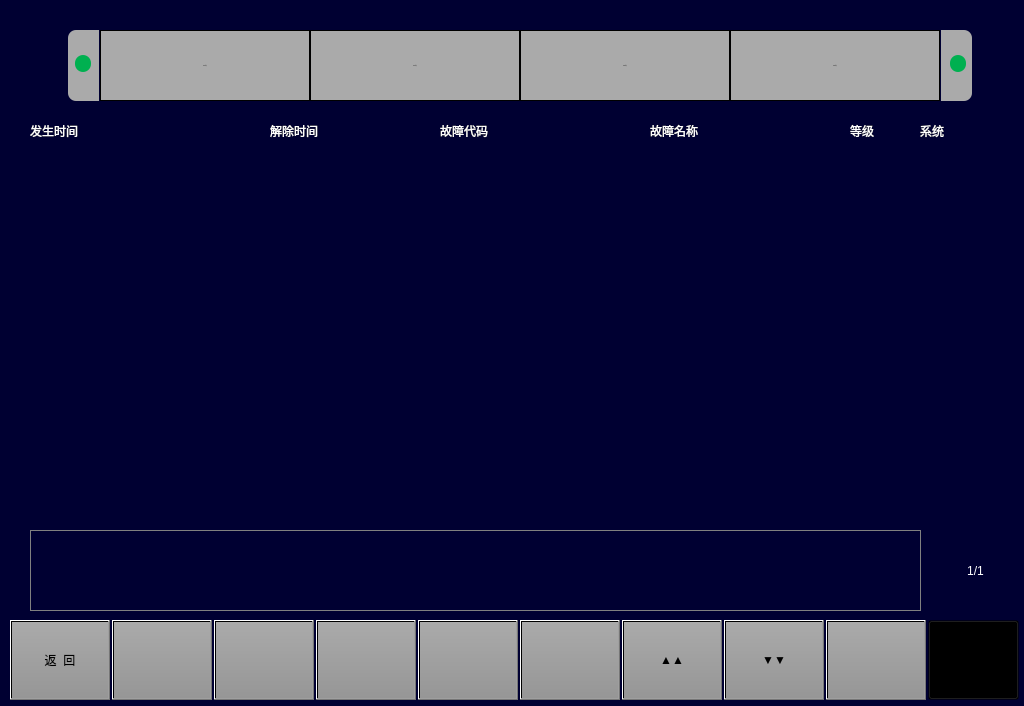
<?xml version="1.0" encoding="UTF-8"?>
<ui version="4.0">
 <class>MaintainceHistoryFaultPage</class>
 <widget class="QWidget" name="MaintainceHistoryFaultPage">
  <property name="geometry">
   <rect>
    <x>0</x>
    <y>0</y>
    <width>1024</width>
    <height>706</height>
   </rect>
  </property>
  <property name="windowTitle">
   <string>Form</string>
  </property>
  <property name="styleSheet">
   <string notr="true">QWidget
{
	background-color:rgb(0,0,50);
}QPushButton
{
font: 20px, &quot;微软雅黑&quot;;
color: black;
background:transparent;
}QLabel
{
font: 20px, &quot;微软雅黑&quot;;
color: black;
background:transparent;
}</string>
  </property>
  <widget class="QLabel" name="LBLTC1">
   <property name="geometry">
    <rect>
     <x>100</x>
     <y>30</y>
     <width>210</width>
     <height>71</height>
    </rect>
   </property>
   <property name="font">
    <font>
     <family>微软雅黑</family>
     <pointsize>-1</pointsize>
     <weight>50</weight>
     <italic>false</italic>
     <bold>false</bold>
    </font>
   </property>
   <property name="styleSheet">
    <string notr="true">background-color:rgb(170,170,170);
border:1px solid black;
font:20px &quot;微软雅黑&quot;;</string>
   </property>
   <property name="text">
    <string>MC1车</string>
   </property>
   <property name="alignment">
    <set>Qt::AlignCenter</set>
   </property>
  </widget>
  <widget class="QLabel" name="LBLMP1">
   <property name="geometry">
    <rect>
     <x>310</x>
     <y>30</y>
     <width>210</width>
     <height>71</height>
    </rect>
   </property>
   <property name="font">
    <font>
     <family>微软雅黑</family>
     <pointsize>-1</pointsize>
     <weight>50</weight>
     <italic>false</italic>
     <bold>false</bold>
    </font>
   </property>
   <property name="styleSheet">
    <string notr="true">background-color:rgb(170,170,170);
border:1px solid black;
font:20px &quot;微软雅黑&quot;;</string>
   </property>
   <property name="text">
    <string>MP1车</string>
   </property>
   <property name="alignment">
    <set>Qt::AlignCenter</set>
   </property>
  </widget>
  <widget class="QLabel" name="LBLM1">
   <property name="geometry">
    <rect>
     <x>520</x>
     <y>30</y>
     <width>210</width>
     <height>71</height>
    </rect>
   </property>
   <property name="font">
    <font>
     <family>微软雅黑</family>
     <pointsize>-1</pointsize>
     <weight>50</weight>
     <italic>false</italic>
     <bold>false</bold>
    </font>
   </property>
   <property name="styleSheet">
    <string notr="true">background-color:rgb(170,170,170);
border:1px solid black;
font:20px &quot;微软雅黑&quot;;</string>
   </property>
   <property name="text">
    <string>MP2车</string>
   </property>
   <property name="alignment">
    <set>Qt::AlignCenter</set>
   </property>
  </widget>
  <widget class="QLabel" name="LBLM2">
   <property name="geometry">
    <rect>
     <x>730</x>
     <y>30</y>
     <width>210</width>
     <height>71</height>
    </rect>
   </property>
   <property name="font">
    <font>
     <family>微软雅黑</family>
     <pointsize>-1</pointsize>
     <weight>50</weight>
     <italic>false</italic>
     <bold>false</bold>
    </font>
   </property>
   <property name="styleSheet">
    <string notr="true">background-color:rgb(170,170,170);
border:1px solid black;
font:20px &quot;微软雅黑&quot;;</string>
   </property>
   <property name="text">
    <string>MC2车</string>
   </property>
   <property name="alignment">
    <set>Qt::AlignCenter</set>
   </property>
  </widget>
  <widget class="QPushButton" name="BTN4">
   <property name="geometry">
    <rect>
     <x>316</x>
     <y>620</y>
     <width>100</width>
     <height>80</height>
    </rect>
   </property>
   <property name="focusPolicy">
    <enum>Qt::NoFocus</enum>
   </property>
   <property name="styleSheet">
    <string notr="true">	font: 20px, &quot;微软雅黑&quot;;
    color: black;
	transparent;background:qlineargradient(spread:pad,x1:0,y1:0,x2:0,y2:1,stop:0 rgba(170,170,170,255),stop:1 rgba(150,150,150,255));
</string>
   </property>
   <property name="text">
    <string/>
   </property>
  </widget>
  <widget class="QPushButton" name="BTN8_Next">
   <property name="geometry">
    <rect>
     <x>724</x>
     <y>620</y>
     <width>100</width>
     <height>80</height>
    </rect>
   </property>
   <property name="focusPolicy">
    <enum>Qt::NoFocus</enum>
   </property>
   <property name="styleSheet">
    <string notr="true">	font: 20px, &quot;微软雅黑&quot;;
    color: black;
	transparent;background:qlineargradient(spread:pad,x1:0,y1:0,x2:0,y2:1,stop:0 rgba(170,170,170,255),stop:1 rgba(150,150,150,255));
</string>
   </property>
   <property name="text">
    <string>▼▼</string>
   </property>
  </widget>
  <widget class="QPushButton" name="returnBtn">
   <property name="geometry">
    <rect>
     <x>10</x>
     <y>620</y>
     <width>100</width>
     <height>80</height>
    </rect>
   </property>
   <property name="focusPolicy">
    <enum>Qt::NoFocus</enum>
   </property>
   <property name="styleSheet">
    <string notr="true">font: 20px, &quot;微软雅黑&quot;;color: black;transparent;background:qlineargradient(spread:pad,x1:0,y1:0,x2:0,y2:1,stop:0 rgba(170,170,170,255),stop:1 rgba(150,150,150,255));</string>
   </property>
   <property name="text">
    <string>返  回</string>
   </property>
  </widget>
  <widget class="QPushButton" name="BTNHome">
   <property name="geometry">
    <rect>
     <x>928</x>
     <y>620</y>
     <width>91</width>
     <height>80</height>
    </rect>
   </property>
   <property name="focusPolicy">
    <enum>Qt::NoFocus</enum>
   </property>
   <property name="styleSheet">
    <string notr="true">border-image: url(:/images/image/Home.png);</string>
   </property>
   <property name="text">
    <string/>
   </property>
  </widget>
  <widget class="QPushButton" name="BTN2Query">
   <property name="geometry">
    <rect>
     <x>112</x>
     <y>620</y>
     <width>100</width>
     <height>80</height>
    </rect>
   </property>
   <property name="focusPolicy">
    <enum>Qt::NoFocus</enum>
   </property>
   <property name="styleSheet">
    <string notr="true">font: 20px, &quot;微软雅黑&quot;;color: black;transparent;background:qlineargradient(spread:pad,x1:0,y1:0,x2:0,y2:1,stop:0 rgba(170,170,170,255),stop:1 rgba(150,150,150,255));</string>
   </property>
   <property name="text">
    <string/>
   </property>
  </widget>
  <widget class="QPushButton" name="BTN5">
   <property name="geometry">
    <rect>
     <x>418</x>
     <y>620</y>
     <width>100</width>
     <height>80</height>
    </rect>
   </property>
   <property name="focusPolicy">
    <enum>Qt::NoFocus</enum>
   </property>
   <property name="styleSheet">
    <string notr="true">	font: 20px, &quot;微软雅黑&quot;;
    color: black;
	transparent;background:qlineargradient(spread:pad,x1:0,y1:0,x2:0,y2:1,stop:0 rgba(170,170,170,255),stop:1 rgba(150,150,150,255));
</string>
   </property>
   <property name="text">
    <string/>
   </property>
  </widget>
  <widget class="QPushButton" name="BTN7_Pre">
   <property name="geometry">
    <rect>
     <x>622</x>
     <y>620</y>
     <width>100</width>
     <height>80</height>
    </rect>
   </property>
   <property name="focusPolicy">
    <enum>Qt::NoFocus</enum>
   </property>
   <property name="styleSheet">
    <string notr="true">	font: 20px, &quot;微软雅黑&quot;;
    color: black;
	transparent;background:qlineargradient(spread:pad,x1:0,y1:0,x2:0,y2:1,stop:0 rgba(170,170,170,255),stop:1 rgba(150,150,150,255));
</string>
   </property>
   <property name="text">
    <string>▲▲</string>
   </property>
  </widget>
  <widget class="QPushButton" name="BTN6">
   <property name="geometry">
    <rect>
     <x>520</x>
     <y>620</y>
     <width>100</width>
     <height>80</height>
    </rect>
   </property>
   <property name="focusPolicy">
    <enum>Qt::NoFocus</enum>
   </property>
   <property name="styleSheet">
    <string notr="true">	font: 20px, &quot;微软雅黑&quot;;
    color: black;
	transparent;background:qlineargradient(spread:pad,x1:0,y1:0,x2:0,y2:1,stop:0 rgba(170,170,170,255),stop:1 rgba(150,150,150,255));
</string>
   </property>
   <property name="text">
    <string/>
   </property>
  </widget>
  <widget class="QPushButton" name="confirmBtn">
   <property name="geometry">
    <rect>
     <x>826</x>
     <y>620</y>
     <width>100</width>
     <height>80</height>
    </rect>
   </property>
   <property name="focusPolicy">
    <enum>Qt::NoFocus</enum>
   </property>
   <property name="styleSheet">
    <string notr="true">	font: 20px, &quot;微软雅黑&quot;;
    color: black;
	transparent;background:qlineargradient(spread:pad,x1:0,y1:0,x2:0,y2:1,stop:0 rgba(170,170,170,255),stop:1 rgba(150,150,150,255));
</string>
   </property>
   <property name="text">
    <string/>
   </property>
  </widget>
  <widget class="QPushButton" name="BTN3">
   <property name="geometry">
    <rect>
     <x>214</x>
     <y>620</y>
     <width>100</width>
     <height>80</height>
    </rect>
   </property>
   <property name="focusPolicy">
    <enum>Qt::NoFocus</enum>
   </property>
   <property name="styleSheet">
    <string notr="true">	font: 20px, &quot;微软雅黑&quot;;
    color: black;
	transparent;background:qlineargradient(spread:pad,x1:0,y1:0,x2:0,y2:1,stop:0 rgba(170,170,170,255),stop:1 rgba(150,150,150,255));
</string>
   </property>
   <property name="text">
    <string/>
   </property>
  </widget>
  <widget class="QLabel" name="LBL_Datail">
   <property name="geometry">
    <rect>
     <x>30</x>
     <y>530</y>
     <width>891</width>
     <height>81</height>
    </rect>
   </property>
   <property name="styleSheet">
    <string notr="true">color:white;
font: 16px, &quot;微软雅黑&quot;;
border:1px solid gray;
</string>
   </property>
   <property name="text">
    <string/>
   </property>
  </widget>
  <widget class="QLabel" name="LBL_Page">
   <property name="geometry">
    <rect>
     <x>940</x>
     <y>530</y>
     <width>71</width>
     <height>81</height>
    </rect>
   </property>
   <property name="styleSheet">
    <string notr="true">color:white;
font: 20px, &quot;微软雅黑&quot;;
</string>
   </property>
   <property name="text">
    <string>1/1</string>
   </property>
   <property name="alignment">
    <set>Qt::AlignCenter</set>
   </property>
  </widget>
  <widget class="QLabel" name="LBLSystem1_7">
   <property name="geometry">
    <rect>
     <x>900</x>
     <y>390</y>
     <width>91</width>
     <height>40</height>
    </rect>
   </property>
   <property name="styleSheet">
    <string notr="true">color:white;
font: 20px, &quot;微软雅黑&quot;;
</string>
   </property>
   <property name="text">
    <string/>
   </property>
   <property name="alignment">
    <set>Qt::AlignCenter</set>
   </property>
  </widget>
  <widget class="QLabel" name="LBLLevel1">
   <property name="geometry">
    <rect>
     <x>850</x>
     <y>150</y>
     <width>51</width>
     <height>40</height>
    </rect>
   </property>
   <property name="styleSheet">
    <string notr="true">color:white;
font: 20px, &quot;微软雅黑&quot;;
</string>
   </property>
   <property name="text">
    <string/>
   </property>
   <property name="alignment">
    <set>Qt::AlignCenter</set>
   </property>
  </widget>
  <widget class="QLabel" name="label_5">
   <property name="geometry">
    <rect>
     <x>920</x>
     <y>120</y>
     <width>51</width>
     <height>21</height>
    </rect>
   </property>
   <property name="styleSheet">
    <string notr="true">color:white;
font: 20px, &quot;微软雅黑&quot;;
</string>
   </property>
   <property name="text">
    <string>系统</string>
   </property>
  </widget>
  <widget class="QPushButton" name="BTN_LINE5">
   <property name="geometry">
    <rect>
     <x>20</x>
     <y>310</y>
     <width>981</width>
     <height>40</height>
    </rect>
   </property>
   <property name="focusPolicy">
    <enum>Qt::NoFocus</enum>
   </property>
   <property name="whatsThis">
    <string>4</string>
   </property>
   <property name="styleSheet">
    <string notr="true">text-align:left;border:1px solid transparent;
</string>
   </property>
   <property name="text">
    <string/>
   </property>
  </widget>
  <widget class="QLabel" name="LBLLevel1_6">
   <property name="geometry">
    <rect>
     <x>850</x>
     <y>350</y>
     <width>51</width>
     <height>40</height>
    </rect>
   </property>
   <property name="styleSheet">
    <string notr="true">color:white;
font: 20px, &quot;微软雅黑&quot;;
</string>
   </property>
   <property name="text">
    <string/>
   </property>
   <property name="alignment">
    <set>Qt::AlignCenter</set>
   </property>
  </widget>
  <widget class="QLabel" name="LBLLevel1_8">
   <property name="geometry">
    <rect>
     <x>850</x>
     <y>430</y>
     <width>51</width>
     <height>40</height>
    </rect>
   </property>
   <property name="styleSheet">
    <string notr="true">color:white;
font: 20px, &quot;微软雅黑&quot;;
</string>
   </property>
   <property name="text">
    <string/>
   </property>
   <property name="alignment">
    <set>Qt::AlignCenter</set>
   </property>
  </widget>
  <widget class="QLabel" name="LBLSystem1">
   <property name="geometry">
    <rect>
     <x>900</x>
     <y>150</y>
     <width>91</width>
     <height>40</height>
    </rect>
   </property>
   <property name="styleSheet">
    <string notr="true">color:white;
font: 20px, &quot;微软雅黑&quot;;
</string>
   </property>
   <property name="text">
    <string/>
   </property>
   <property name="alignment">
    <set>Qt::AlignCenter</set>
   </property>
  </widget>
  <widget class="QLabel" name="LBLLevel1_2">
   <property name="geometry">
    <rect>
     <x>850</x>
     <y>190</y>
     <width>51</width>
     <height>40</height>
    </rect>
   </property>
   <property name="styleSheet">
    <string notr="true">color:white;
font: 20px, &quot;微软雅黑&quot;;
</string>
   </property>
   <property name="text">
    <string/>
   </property>
   <property name="alignment">
    <set>Qt::AlignCenter</set>
   </property>
  </widget>
  <widget class="QPushButton" name="BTN_LINE3">
   <property name="geometry">
    <rect>
     <x>20</x>
     <y>230</y>
     <width>981</width>
     <height>40</height>
    </rect>
   </property>
   <property name="focusPolicy">
    <enum>Qt::NoFocus</enum>
   </property>
   <property name="whatsThis">
    <string>2</string>
   </property>
   <property name="styleSheet">
    <string notr="true">text-align:left;border:1px solid transparent;

</string>
   </property>
   <property name="text">
    <string/>
   </property>
  </widget>
  <widget class="QPushButton" name="BTN_LINE8">
   <property name="geometry">
    <rect>
     <x>20</x>
     <y>430</y>
     <width>981</width>
     <height>40</height>
    </rect>
   </property>
   <property name="focusPolicy">
    <enum>Qt::NoFocus</enum>
   </property>
   <property name="whatsThis">
    <string>7</string>
   </property>
   <property name="styleSheet">
    <string notr="true">text-align:left;border:1px solid transparent;
</string>
   </property>
   <property name="text">
    <string/>
   </property>
  </widget>
  <widget class="QLabel" name="label_2">
   <property name="geometry">
    <rect>
     <x>440</x>
     <y>120</y>
     <width>91</width>
     <height>21</height>
    </rect>
   </property>
   <property name="styleSheet">
    <string notr="true">color:white;
font: 20px, &quot;微软雅黑&quot;;
</string>
   </property>
   <property name="text">
    <string>故障代码</string>
   </property>
  </widget>
  <widget class="QLabel" name="LBLLevel1_9">
   <property name="geometry">
    <rect>
     <x>850</x>
     <y>470</y>
     <width>51</width>
     <height>40</height>
    </rect>
   </property>
   <property name="styleSheet">
    <string notr="true">color:white;
font: 20px, &quot;微软雅黑&quot;;
</string>
   </property>
   <property name="text">
    <string/>
   </property>
   <property name="alignment">
    <set>Qt::AlignCenter</set>
   </property>
  </widget>
  <widget class="QLabel" name="LBLCode1_5">
   <property name="geometry">
    <rect>
     <x>450</x>
     <y>310</y>
     <width>71</width>
     <height>40</height>
    </rect>
   </property>
   <property name="styleSheet">
    <string notr="true">color:white;
font: 20px, &quot;微软雅黑&quot;;
</string>
   </property>
   <property name="text">
    <string/>
   </property>
   <property name="alignment">
    <set>Qt::AlignCenter</set>
   </property>
  </widget>
  <widget class="QLabel" name="LBLFaultName1_7">
   <property name="geometry">
    <rect>
     <x>520</x>
     <y>390</y>
     <width>331</width>
     <height>40</height>
    </rect>
   </property>
   <property name="styleSheet">
    <string notr="true">color:white;
font: 20px, &quot;微软雅黑&quot;;
</string>
   </property>
   <property name="text">
    <string/>
   </property>
   <property name="alignment">
    <set>Qt::AlignCenter</set>
   </property>
  </widget>
  <widget class="QLabel" name="LBLFaultName1_9">
   <property name="geometry">
    <rect>
     <x>520</x>
     <y>470</y>
     <width>331</width>
     <height>40</height>
    </rect>
   </property>
   <property name="styleSheet">
    <string notr="true">color:white;
font: 20px, &quot;微软雅黑&quot;;
</string>
   </property>
   <property name="text">
    <string/>
   </property>
   <property name="alignment">
    <set>Qt::AlignCenter</set>
   </property>
  </widget>
  <widget class="QLabel" name="LBLStarttime1_5">
   <property name="geometry">
    <rect>
     <x>20</x>
     <y>310</y>
     <width>221</width>
     <height>40</height>
    </rect>
   </property>
   <property name="styleSheet">
    <string notr="true">color:white;
font: 20px, &quot;微软雅黑&quot;;
</string>
   </property>
   <property name="text">
    <string/>
   </property>
   <property name="alignment">
    <set>Qt::AlignLeading|Qt::AlignLeft|Qt::AlignVCenter</set>
   </property>
  </widget>
  <widget class="QLabel" name="LBLFaultName1_5">
   <property name="geometry">
    <rect>
     <x>520</x>
     <y>310</y>
     <width>331</width>
     <height>40</height>
    </rect>
   </property>
   <property name="styleSheet">
    <string notr="true">color:white;
font: 20px, &quot;微软雅黑&quot;;
</string>
   </property>
   <property name="text">
    <string/>
   </property>
   <property name="alignment">
    <set>Qt::AlignCenter</set>
   </property>
  </widget>
  <widget class="QLabel" name="label_4">
   <property name="geometry">
    <rect>
     <x>850</x>
     <y>120</y>
     <width>51</width>
     <height>21</height>
    </rect>
   </property>
   <property name="styleSheet">
    <string notr="true">color:white;
font: 20px, &quot;微软雅黑&quot;;
</string>
   </property>
   <property name="text">
    <string>等级</string>
   </property>
  </widget>
  <widget class="QLabel" name="LBLLevel1_5">
   <property name="geometry">
    <rect>
     <x>850</x>
     <y>310</y>
     <width>51</width>
     <height>40</height>
    </rect>
   </property>
   <property name="styleSheet">
    <string notr="true">color:white;
font: 20px, &quot;微软雅黑&quot;;
</string>
   </property>
   <property name="text">
    <string/>
   </property>
   <property name="alignment">
    <set>Qt::AlignCenter</set>
   </property>
  </widget>
  <widget class="QLabel" name="LBLFaultName1_4">
   <property name="geometry">
    <rect>
     <x>520</x>
     <y>270</y>
     <width>331</width>
     <height>40</height>
    </rect>
   </property>
   <property name="styleSheet">
    <string notr="true">color:white;
font: 20px, &quot;微软雅黑&quot;;
</string>
   </property>
   <property name="text">
    <string/>
   </property>
   <property name="alignment">
    <set>Qt::AlignCenter</set>
   </property>
  </widget>
  <widget class="QLabel" name="LBLStarttime1_6">
   <property name="geometry">
    <rect>
     <x>20</x>
     <y>350</y>
     <width>221</width>
     <height>40</height>
    </rect>
   </property>
   <property name="styleSheet">
    <string notr="true">color:white;
font: 20px, &quot;微软雅黑&quot;;
</string>
   </property>
   <property name="text">
    <string/>
   </property>
   <property name="alignment">
    <set>Qt::AlignLeading|Qt::AlignLeft|Qt::AlignVCenter</set>
   </property>
  </widget>
  <widget class="QLabel" name="LBLSystem1_2">
   <property name="geometry">
    <rect>
     <x>900</x>
     <y>190</y>
     <width>91</width>
     <height>40</height>
    </rect>
   </property>
   <property name="styleSheet">
    <string notr="true">color:white;
font: 20px, &quot;微软雅黑&quot;;
</string>
   </property>
   <property name="text">
    <string/>
   </property>
   <property name="alignment">
    <set>Qt::AlignCenter</set>
   </property>
  </widget>
  <widget class="QLabel" name="LBLFaultName1">
   <property name="geometry">
    <rect>
     <x>520</x>
     <y>150</y>
     <width>331</width>
     <height>40</height>
    </rect>
   </property>
   <property name="styleSheet">
    <string notr="true">color:white;
font: 20px, &quot;微软雅黑&quot;;
</string>
   </property>
   <property name="text">
    <string/>
   </property>
   <property name="alignment">
    <set>Qt::AlignCenter</set>
   </property>
  </widget>
  <widget class="QLabel" name="LBLSystem1_5">
   <property name="geometry">
    <rect>
     <x>900</x>
     <y>310</y>
     <width>91</width>
     <height>40</height>
    </rect>
   </property>
   <property name="styleSheet">
    <string notr="true">color:white;
font: 20px, &quot;微软雅黑&quot;;
</string>
   </property>
   <property name="text">
    <string/>
   </property>
   <property name="alignment">
    <set>Qt::AlignCenter</set>
   </property>
  </widget>
  <widget class="QPushButton" name="BTN_LINE1">
   <property name="geometry">
    <rect>
     <x>20</x>
     <y>150</y>
     <width>981</width>
     <height>40</height>
    </rect>
   </property>
   <property name="focusPolicy">
    <enum>Qt::NoFocus</enum>
   </property>
   <property name="whatsThis">
    <string>0</string>
   </property>
   <property name="styleSheet">
    <string notr="true">border:1px solid transparent;
color:black;
text-align:left;
</string>
   </property>
   <property name="text">
    <string/>
   </property>
  </widget>
  <widget class="QLabel" name="LBLStarttime1">
   <property name="geometry">
    <rect>
     <x>20</x>
     <y>150</y>
     <width>221</width>
     <height>40</height>
    </rect>
   </property>
   <property name="styleSheet">
    <string notr="true">color:white;
font: 20px, &quot;微软雅黑&quot;;
</string>
   </property>
   <property name="text">
    <string/>
   </property>
   <property name="alignment">
    <set>Qt::AlignLeading|Qt::AlignLeft|Qt::AlignVCenter</set>
   </property>
  </widget>
  <widget class="QLabel" name="LBLFaultName1_2">
   <property name="geometry">
    <rect>
     <x>520</x>
     <y>190</y>
     <width>331</width>
     <height>40</height>
    </rect>
   </property>
   <property name="styleSheet">
    <string notr="true">color:white;
font: 20px, &quot;微软雅黑&quot;;
</string>
   </property>
   <property name="text">
    <string/>
   </property>
   <property name="alignment">
    <set>Qt::AlignCenter</set>
   </property>
  </widget>
  <widget class="QLabel" name="LBLStarttime1_2">
   <property name="geometry">
    <rect>
     <x>20</x>
     <y>190</y>
     <width>221</width>
     <height>40</height>
    </rect>
   </property>
   <property name="styleSheet">
    <string notr="true">color:white;
font: 20px, &quot;微软雅黑&quot;;
</string>
   </property>
   <property name="text">
    <string/>
   </property>
   <property name="alignment">
    <set>Qt::AlignLeading|Qt::AlignLeft|Qt::AlignVCenter</set>
   </property>
  </widget>
  <widget class="QPushButton" name="BTN_LINE7">
   <property name="geometry">
    <rect>
     <x>20</x>
     <y>390</y>
     <width>981</width>
     <height>40</height>
    </rect>
   </property>
   <property name="focusPolicy">
    <enum>Qt::NoFocus</enum>
   </property>
   <property name="whatsThis">
    <string>6</string>
   </property>
   <property name="styleSheet">
    <string notr="true">text-align:left;border:1px solid transparent;
</string>
   </property>
   <property name="text">
    <string/>
   </property>
  </widget>
  <widget class="QLabel" name="LBLFaultName1_6">
   <property name="geometry">
    <rect>
     <x>520</x>
     <y>350</y>
     <width>331</width>
     <height>40</height>
    </rect>
   </property>
   <property name="styleSheet">
    <string notr="true">color:white;
font: 20px, &quot;微软雅黑&quot;;
</string>
   </property>
   <property name="text">
    <string/>
   </property>
   <property name="alignment">
    <set>Qt::AlignCenter</set>
   </property>
  </widget>
  <widget class="QLabel" name="LBLCode1_4">
   <property name="geometry">
    <rect>
     <x>450</x>
     <y>270</y>
     <width>71</width>
     <height>40</height>
    </rect>
   </property>
   <property name="styleSheet">
    <string notr="true">color:white;
font: 20px, &quot;微软雅黑&quot;;
</string>
   </property>
   <property name="text">
    <string/>
   </property>
   <property name="alignment">
    <set>Qt::AlignCenter</set>
   </property>
  </widget>
  <widget class="QLabel" name="LBLSystem1_3">
   <property name="geometry">
    <rect>
     <x>900</x>
     <y>230</y>
     <width>91</width>
     <height>40</height>
    </rect>
   </property>
   <property name="styleSheet">
    <string notr="true">color:white;
font: 20px, &quot;微软雅黑&quot;;
</string>
   </property>
   <property name="text">
    <string/>
   </property>
   <property name="alignment">
    <set>Qt::AlignCenter</set>
   </property>
  </widget>
  <widget class="QLabel" name="LBLSystem1_6">
   <property name="geometry">
    <rect>
     <x>900</x>
     <y>350</y>
     <width>91</width>
     <height>40</height>
    </rect>
   </property>
   <property name="styleSheet">
    <string notr="true">color:white;
font: 20px, &quot;微软雅黑&quot;;
</string>
   </property>
   <property name="text">
    <string/>
   </property>
   <property name="alignment">
    <set>Qt::AlignCenter</set>
   </property>
  </widget>
  <widget class="QLabel" name="LBLCode1_7">
   <property name="geometry">
    <rect>
     <x>450</x>
     <y>390</y>
     <width>71</width>
     <height>40</height>
    </rect>
   </property>
   <property name="styleSheet">
    <string notr="true">color:white;
font: 20px, &quot;微软雅黑&quot;;
</string>
   </property>
   <property name="text">
    <string/>
   </property>
   <property name="alignment">
    <set>Qt::AlignCenter</set>
   </property>
  </widget>
  <widget class="QLabel" name="LBLStarttime1_9">
   <property name="geometry">
    <rect>
     <x>20</x>
     <y>470</y>
     <width>221</width>
     <height>40</height>
    </rect>
   </property>
   <property name="styleSheet">
    <string notr="true">color:white;
font: 20px, &quot;微软雅黑&quot;;
</string>
   </property>
   <property name="text">
    <string/>
   </property>
   <property name="alignment">
    <set>Qt::AlignLeading|Qt::AlignLeft|Qt::AlignVCenter</set>
   </property>
  </widget>
  <widget class="QPushButton" name="BTN_LINE6">
   <property name="geometry">
    <rect>
     <x>20</x>
     <y>350</y>
     <width>981</width>
     <height>40</height>
    </rect>
   </property>
   <property name="focusPolicy">
    <enum>Qt::NoFocus</enum>
   </property>
   <property name="whatsThis">
    <string>5</string>
   </property>
   <property name="styleSheet">
    <string notr="true">text-align:left;border:1px solid transparent;
</string>
   </property>
   <property name="text">
    <string/>
   </property>
  </widget>
  <widget class="QLabel" name="LBLSystem1_9">
   <property name="geometry">
    <rect>
     <x>900</x>
     <y>470</y>
     <width>91</width>
     <height>40</height>
    </rect>
   </property>
   <property name="styleSheet">
    <string notr="true">color:white;
font: 20px, &quot;微软雅黑&quot;;
</string>
   </property>
   <property name="text">
    <string/>
   </property>
   <property name="alignment">
    <set>Qt::AlignCenter</set>
   </property>
  </widget>
  <widget class="QLabel" name="LBLFaultName1_3">
   <property name="geometry">
    <rect>
     <x>520</x>
     <y>230</y>
     <width>331</width>
     <height>40</height>
    </rect>
   </property>
   <property name="styleSheet">
    <string notr="true">color:white;
font: 20px, &quot;微软雅黑&quot;;
</string>
   </property>
   <property name="text">
    <string/>
   </property>
   <property name="alignment">
    <set>Qt::AlignCenter</set>
   </property>
  </widget>
  <widget class="QLabel" name="LBLLevel1_3">
   <property name="geometry">
    <rect>
     <x>850</x>
     <y>230</y>
     <width>51</width>
     <height>40</height>
    </rect>
   </property>
   <property name="styleSheet">
    <string notr="true">color:white;
font: 20px, &quot;微软雅黑&quot;;
</string>
   </property>
   <property name="text">
    <string/>
   </property>
   <property name="alignment">
    <set>Qt::AlignCenter</set>
   </property>
  </widget>
  <widget class="QLabel" name="LBLStarttime1_4">
   <property name="geometry">
    <rect>
     <x>20</x>
     <y>270</y>
     <width>221</width>
     <height>40</height>
    </rect>
   </property>
   <property name="styleSheet">
    <string notr="true">color:white;
font: 20px, &quot;微软雅黑&quot;;
</string>
   </property>
   <property name="text">
    <string/>
   </property>
   <property name="alignment">
    <set>Qt::AlignLeading|Qt::AlignLeft|Qt::AlignVCenter</set>
   </property>
  </widget>
  <widget class="QLabel" name="LBLStarttime1_7">
   <property name="geometry">
    <rect>
     <x>20</x>
     <y>390</y>
     <width>221</width>
     <height>40</height>
    </rect>
   </property>
   <property name="styleSheet">
    <string notr="true">color:white;
font: 20px, &quot;微软雅黑&quot;;
</string>
   </property>
   <property name="text">
    <string/>
   </property>
   <property name="alignment">
    <set>Qt::AlignLeading|Qt::AlignLeft|Qt::AlignVCenter</set>
   </property>
  </widget>
  <widget class="QPushButton" name="BTN_LINE4">
   <property name="geometry">
    <rect>
     <x>20</x>
     <y>270</y>
     <width>981</width>
     <height>40</height>
    </rect>
   </property>
   <property name="focusPolicy">
    <enum>Qt::NoFocus</enum>
   </property>
   <property name="whatsThis">
    <string>3</string>
   </property>
   <property name="styleSheet">
    <string notr="true">text-align:left;border:1px solid transparent;
</string>
   </property>
   <property name="text">
    <string/>
   </property>
  </widget>
  <widget class="QLabel" name="LBLCode1_8">
   <property name="geometry">
    <rect>
     <x>450</x>
     <y>430</y>
     <width>71</width>
     <height>40</height>
    </rect>
   </property>
   <property name="styleSheet">
    <string notr="true">color:white;
font: 20px, &quot;微软雅黑&quot;;
</string>
   </property>
   <property name="text">
    <string/>
   </property>
   <property name="alignment">
    <set>Qt::AlignCenter</set>
   </property>
  </widget>
  <widget class="QLabel" name="LBLCode1_6">
   <property name="geometry">
    <rect>
     <x>450</x>
     <y>350</y>
     <width>71</width>
     <height>40</height>
    </rect>
   </property>
   <property name="styleSheet">
    <string notr="true">color:white;
font: 20px, &quot;微软雅黑&quot;;
</string>
   </property>
   <property name="text">
    <string/>
   </property>
   <property name="alignment">
    <set>Qt::AlignCenter</set>
   </property>
  </widget>
  <widget class="QLabel" name="LBLStarttime1_3">
   <property name="geometry">
    <rect>
     <x>20</x>
     <y>230</y>
     <width>221</width>
     <height>40</height>
    </rect>
   </property>
   <property name="styleSheet">
    <string notr="true">color:white;
font: 20px, &quot;微软雅黑&quot;;
</string>
   </property>
   <property name="text">
    <string/>
   </property>
   <property name="alignment">
    <set>Qt::AlignLeading|Qt::AlignLeft|Qt::AlignVCenter</set>
   </property>
  </widget>
  <widget class="QLabel" name="LBLCode1_3">
   <property name="geometry">
    <rect>
     <x>450</x>
     <y>230</y>
     <width>71</width>
     <height>40</height>
    </rect>
   </property>
   <property name="styleSheet">
    <string notr="true">color:white;
font: 20px, &quot;微软雅黑&quot;;
</string>
   </property>
   <property name="text">
    <string/>
   </property>
   <property name="alignment">
    <set>Qt::AlignCenter</set>
   </property>
  </widget>
  <widget class="QLabel" name="LBLCode1_2">
   <property name="geometry">
    <rect>
     <x>450</x>
     <y>190</y>
     <width>71</width>
     <height>40</height>
    </rect>
   </property>
   <property name="styleSheet">
    <string notr="true">color:white;
font: 20px, &quot;微软雅黑&quot;;
</string>
   </property>
   <property name="text">
    <string/>
   </property>
   <property name="alignment">
    <set>Qt::AlignCenter</set>
   </property>
  </widget>
  <widget class="QLabel" name="LBLLevel1_4">
   <property name="geometry">
    <rect>
     <x>850</x>
     <y>270</y>
     <width>51</width>
     <height>40</height>
    </rect>
   </property>
   <property name="styleSheet">
    <string notr="true">color:white;
font: 20px, &quot;微软雅黑&quot;;
</string>
   </property>
   <property name="text">
    <string/>
   </property>
   <property name="alignment">
    <set>Qt::AlignCenter</set>
   </property>
  </widget>
  <widget class="QLabel" name="LBLSystem1_8">
   <property name="geometry">
    <rect>
     <x>900</x>
     <y>430</y>
     <width>91</width>
     <height>40</height>
    </rect>
   </property>
   <property name="styleSheet">
    <string notr="true">color:white;
font: 20px, &quot;微软雅黑&quot;;
</string>
   </property>
   <property name="text">
    <string/>
   </property>
   <property name="alignment">
    <set>Qt::AlignCenter</set>
   </property>
  </widget>
  <widget class="QPushButton" name="BTN_LINE2">
   <property name="geometry">
    <rect>
     <x>20</x>
     <y>190</y>
     <width>981</width>
     <height>40</height>
    </rect>
   </property>
   <property name="focusPolicy">
    <enum>Qt::NoFocus</enum>
   </property>
   <property name="whatsThis">
    <string>1</string>
   </property>
   <property name="styleSheet">
    <string notr="true">border:1px solid transparent;
color:black;
text-align:left;
</string>
   </property>
   <property name="text">
    <string/>
   </property>
  </widget>
  <widget class="QLabel" name="LBLFaultName1_8">
   <property name="geometry">
    <rect>
     <x>520</x>
     <y>430</y>
     <width>331</width>
     <height>40</height>
    </rect>
   </property>
   <property name="styleSheet">
    <string notr="true">color:white;
font: 20px, &quot;微软雅黑&quot;;
</string>
   </property>
   <property name="text">
    <string/>
   </property>
   <property name="alignment">
    <set>Qt::AlignCenter</set>
   </property>
  </widget>
  <widget class="QLabel" name="LBLLevel1_7">
   <property name="geometry">
    <rect>
     <x>850</x>
     <y>390</y>
     <width>51</width>
     <height>40</height>
    </rect>
   </property>
   <property name="styleSheet">
    <string notr="true">color:white;
font: 20px, &quot;微软雅黑&quot;;
</string>
   </property>
   <property name="text">
    <string/>
   </property>
   <property name="alignment">
    <set>Qt::AlignCenter</set>
   </property>
  </widget>
  <widget class="QLabel" name="LBLSystem1_4">
   <property name="geometry">
    <rect>
     <x>900</x>
     <y>270</y>
     <width>91</width>
     <height>40</height>
    </rect>
   </property>
   <property name="styleSheet">
    <string notr="true">color:white;
font: 20px, &quot;微软雅黑&quot;;
</string>
   </property>
   <property name="text">
    <string/>
   </property>
   <property name="alignment">
    <set>Qt::AlignCenter</set>
   </property>
  </widget>
  <widget class="QLabel" name="LBLCode1_9">
   <property name="geometry">
    <rect>
     <x>450</x>
     <y>470</y>
     <width>71</width>
     <height>40</height>
    </rect>
   </property>
   <property name="styleSheet">
    <string notr="true">color:white;
font: 20px, &quot;微软雅黑&quot;;
</string>
   </property>
   <property name="text">
    <string/>
   </property>
   <property name="alignment">
    <set>Qt::AlignCenter</set>
   </property>
  </widget>
  <widget class="QLabel" name="LBLCode1">
   <property name="geometry">
    <rect>
     <x>450</x>
     <y>150</y>
     <width>71</width>
     <height>40</height>
    </rect>
   </property>
   <property name="styleSheet">
    <string notr="true">color:white;
font: 20px, &quot;微软雅黑&quot;;
</string>
   </property>
   <property name="text">
    <string/>
   </property>
   <property name="alignment">
    <set>Qt::AlignCenter</set>
   </property>
  </widget>
  <widget class="QPushButton" name="BTN_LINE9">
   <property name="geometry">
    <rect>
     <x>20</x>
     <y>470</y>
     <width>981</width>
     <height>40</height>
    </rect>
   </property>
   <property name="focusPolicy">
    <enum>Qt::NoFocus</enum>
   </property>
   <property name="whatsThis">
    <string>8</string>
   </property>
   <property name="styleSheet">
    <string notr="true">text-align:left;border:1px solid transparent;
</string>
   </property>
   <property name="text">
    <string/>
   </property>
  </widget>
  <widget class="QLabel" name="label_3">
   <property name="geometry">
    <rect>
     <x>650</x>
     <y>120</y>
     <width>91</width>
     <height>21</height>
    </rect>
   </property>
   <property name="styleSheet">
    <string notr="true">color:white;
font: 20px, &quot;微软雅黑&quot;;
</string>
   </property>
   <property name="text">
    <string>故障名称</string>
   </property>
  </widget>
  <widget class="QLabel" name="label">
   <property name="geometry">
    <rect>
     <x>30</x>
     <y>120</y>
     <width>91</width>
     <height>21</height>
    </rect>
   </property>
   <property name="styleSheet">
    <string notr="true">color:white;
font: 20px, &quot;微软雅黑&quot;;
</string>
   </property>
   <property name="text">
    <string>发生时间</string>
   </property>
  </widget>
  <widget class="QLabel" name="LBLStarttime1_8">
   <property name="geometry">
    <rect>
     <x>20</x>
     <y>430</y>
     <width>221</width>
     <height>40</height>
    </rect>
   </property>
   <property name="styleSheet">
    <string notr="true">color:white;
font: 20px, &quot;微软雅黑&quot;;
</string>
   </property>
   <property name="text">
    <string/>
   </property>
   <property name="alignment">
    <set>Qt::AlignLeading|Qt::AlignLeft|Qt::AlignVCenter</set>
   </property>
  </widget>
  <widget class="QLabel" name="label_6">
   <property name="geometry">
    <rect>
     <x>270</x>
     <y>120</y>
     <width>91</width>
     <height>21</height>
    </rect>
   </property>
   <property name="styleSheet">
    <string notr="true">color:white;
font: 20px, &quot;微软雅黑&quot;;
</string>
   </property>
   <property name="text">
    <string>解除时间</string>
   </property>
  </widget>
  <widget class="QLabel" name="LBLEndtime1_3">
   <property name="geometry">
    <rect>
     <x>240</x>
     <y>230</y>
     <width>211</width>
     <height>40</height>
    </rect>
   </property>
   <property name="styleSheet">
    <string notr="true">color:white;
font: 20px, &quot;微软雅黑&quot;;
</string>
   </property>
   <property name="text">
    <string/>
   </property>
   <property name="alignment">
    <set>Qt::AlignLeading|Qt::AlignLeft|Qt::AlignVCenter</set>
   </property>
  </widget>
  <widget class="QLabel" name="LBLEndtime1_6">
   <property name="geometry">
    <rect>
     <x>240</x>
     <y>350</y>
     <width>211</width>
     <height>40</height>
    </rect>
   </property>
   <property name="styleSheet">
    <string notr="true">color:white;
font: 20px, &quot;微软雅黑&quot;;
</string>
   </property>
   <property name="text">
    <string/>
   </property>
   <property name="alignment">
    <set>Qt::AlignLeading|Qt::AlignLeft|Qt::AlignVCenter</set>
   </property>
  </widget>
  <widget class="QLabel" name="LBLEndtime1_7">
   <property name="geometry">
    <rect>
     <x>240</x>
     <y>390</y>
     <width>211</width>
     <height>40</height>
    </rect>
   </property>
   <property name="styleSheet">
    <string notr="true">color:white;
font: 20px, &quot;微软雅黑&quot;;
</string>
   </property>
   <property name="text">
    <string/>
   </property>
   <property name="alignment">
    <set>Qt::AlignLeading|Qt::AlignLeft|Qt::AlignVCenter</set>
   </property>
  </widget>
  <widget class="QLabel" name="LBLEndtime1_2">
   <property name="geometry">
    <rect>
     <x>240</x>
     <y>190</y>
     <width>211</width>
     <height>40</height>
    </rect>
   </property>
   <property name="styleSheet">
    <string notr="true">color:white;
font: 20px, &quot;微软雅黑&quot;;
</string>
   </property>
   <property name="text">
    <string/>
   </property>
   <property name="alignment">
    <set>Qt::AlignLeading|Qt::AlignLeft|Qt::AlignVCenter</set>
   </property>
  </widget>
  <widget class="QLabel" name="LBLEndtime1_5">
   <property name="geometry">
    <rect>
     <x>240</x>
     <y>310</y>
     <width>211</width>
     <height>40</height>
    </rect>
   </property>
   <property name="styleSheet">
    <string notr="true">color:white;
font: 20px, &quot;微软雅黑&quot;;
</string>
   </property>
   <property name="text">
    <string/>
   </property>
   <property name="alignment">
    <set>Qt::AlignLeading|Qt::AlignLeft|Qt::AlignVCenter</set>
   </property>
  </widget>
  <widget class="QLabel" name="LBLEndtime1_4">
   <property name="geometry">
    <rect>
     <x>240</x>
     <y>270</y>
     <width>211</width>
     <height>40</height>
    </rect>
   </property>
   <property name="styleSheet">
    <string notr="true">color:white;
font: 20px, &quot;微软雅黑&quot;;
</string>
   </property>
   <property name="text">
    <string/>
   </property>
   <property name="alignment">
    <set>Qt::AlignLeading|Qt::AlignLeft|Qt::AlignVCenter</set>
   </property>
  </widget>
  <widget class="QLabel" name="LBLEndtime1_9">
   <property name="geometry">
    <rect>
     <x>240</x>
     <y>470</y>
     <width>211</width>
     <height>40</height>
    </rect>
   </property>
   <property name="styleSheet">
    <string notr="true">color:white;
font: 20px, &quot;微软雅黑&quot;;
</string>
   </property>
   <property name="text">
    <string/>
   </property>
   <property name="alignment">
    <set>Qt::AlignLeading|Qt::AlignLeft|Qt::AlignVCenter</set>
   </property>
  </widget>
  <widget class="QLabel" name="LBLEndtime1">
   <property name="geometry">
    <rect>
     <x>240</x>
     <y>150</y>
     <width>211</width>
     <height>40</height>
    </rect>
   </property>
   <property name="styleSheet">
    <string notr="true">color:white;
font: 20px, &quot;微软雅黑&quot;;
</string>
   </property>
   <property name="text">
    <string/>
   </property>
   <property name="alignment">
    <set>Qt::AlignLeading|Qt::AlignLeft|Qt::AlignVCenter</set>
   </property>
  </widget>
  <widget class="QLabel" name="LBLEndtime1_8">
   <property name="geometry">
    <rect>
     <x>240</x>
     <y>430</y>
     <width>211</width>
     <height>40</height>
    </rect>
   </property>
   <property name="styleSheet">
    <string notr="true">color:white;
font: 20px, &quot;微软雅黑&quot;;
</string>
   </property>
   <property name="text">
    <string/>
   </property>
   <property name="alignment">
    <set>Qt::AlignLeading|Qt::AlignLeft|Qt::AlignVCenter</set>
   </property>
  </widget>
  <widget class="QLabel" name="label_7">
   <property name="geometry">
    <rect>
     <x>68</x>
     <y>30</y>
     <width>31</width>
     <height>71</height>
    </rect>
   </property>
   <property name="styleSheet">
    <string notr="true">background-color:rgb(170,170,170);
border-top-left-radius:8px;
border-bottom-left-radius:8px;</string>
   </property>
   <property name="text">
    <string/>
   </property>
  </widget>
  <widget class="QLabel" name="label_8">
   <property name="geometry">
    <rect>
     <x>941</x>
     <y>30</y>
     <width>31</width>
     <height>71</height>
    </rect>
   </property>
   <property name="styleSheet">
    <string notr="true">background-color:rgb(170,170,170);
border-top-right-radius:8px;
border-bottom-right-radius:8px;</string>
   </property>
   <property name="text">
    <string/>
   </property>
  </widget>
  <widget class="QLabel" name="lbl_cab1_active">
   <property name="geometry">
    <rect>
     <x>75</x>
     <y>55</y>
     <width>16</width>
     <height>17</height>
    </rect>
   </property>
   <property name="styleSheet">
    <string notr="true">background-color: rgb(0, 176, 80);
border-radius:8px;</string>
   </property>
   <property name="text">
    <string/>
   </property>
  </widget>
  <widget class="QLabel" name="lbl_cab1_direction">
   <property name="geometry">
    <rect>
     <x>18</x>
     <y>50</y>
     <width>50</width>
     <height>30</height>
    </rect>
   </property>
   <property name="styleSheet">
    <string notr="true">border-image: url(:/images/image/arrowleft.png);</string>
   </property>
   <property name="text">
    <string/>
   </property>
  </widget>
  <widget class="QLabel" name="lbl_cab2_direction">
   <property name="geometry">
    <rect>
     <x>974</x>
     <y>50</y>
     <width>50</width>
     <height>30</height>
    </rect>
   </property>
   <property name="styleSheet">
    <string notr="true">border-image: url(:/images/image/arrowright.png);</string>
   </property>
   <property name="text">
    <string/>
   </property>
  </widget>
  <widget class="QLabel" name="lbl_cab2_active">
   <property name="geometry">
    <rect>
     <x>950</x>
     <y>55</y>
     <width>16</width>
     <height>17</height>
    </rect>
   </property>
   <property name="styleSheet">
    <string notr="true">background-color: rgb(0, 176, 80);
border-radius:8px;</string>
   </property>
   <property name="text">
    <string/>
   </property>
  </widget>
  <zorder>LBLTC1</zorder>
  <zorder>LBLMP1</zorder>
  <zorder>LBLM1</zorder>
  <zorder>LBLM2</zorder>
  <zorder>BTN4</zorder>
  <zorder>BTN8_Next</zorder>
  <zorder>returnBtn</zorder>
  <zorder>BTNHome</zorder>
  <zorder>BTN2Query</zorder>
  <zorder>BTN5</zorder>
  <zorder>BTN7_Pre</zorder>
  <zorder>BTN6</zorder>
  <zorder>confirmBtn</zorder>
  <zorder>BTN3</zorder>
  <zorder>LBL_Datail</zorder>
  <zorder>LBL_Page</zorder>
  <zorder>LBLSystem1_7</zorder>
  <zorder>LBLLevel1</zorder>
  <zorder>label_5</zorder>
  <zorder>LBLLevel1_6</zorder>
  <zorder>LBLLevel1_8</zorder>
  <zorder>LBLSystem1</zorder>
  <zorder>LBLLevel1_2</zorder>
  <zorder>label_2</zorder>
  <zorder>LBLLevel1_9</zorder>
  <zorder>LBLCode1_5</zorder>
  <zorder>LBLFaultName1_7</zorder>
  <zorder>LBLFaultName1_9</zorder>
  <zorder>LBLStarttime1_5</zorder>
  <zorder>LBLFaultName1_5</zorder>
  <zorder>label_4</zorder>
  <zorder>LBLLevel1_5</zorder>
  <zorder>LBLFaultName1_4</zorder>
  <zorder>LBLStarttime1_6</zorder>
  <zorder>LBLSystem1_2</zorder>
  <zorder>LBLFaultName1</zorder>
  <zorder>LBLSystem1_5</zorder>
  <zorder>LBLStarttime1</zorder>
  <zorder>LBLFaultName1_2</zorder>
  <zorder>LBLStarttime1_2</zorder>
  <zorder>LBLFaultName1_6</zorder>
  <zorder>LBLCode1_4</zorder>
  <zorder>LBLSystem1_3</zorder>
  <zorder>LBLSystem1_6</zorder>
  <zorder>LBLCode1_7</zorder>
  <zorder>LBLStarttime1_9</zorder>
  <zorder>LBLSystem1_9</zorder>
  <zorder>LBLFaultName1_3</zorder>
  <zorder>LBLLevel1_3</zorder>
  <zorder>LBLStarttime1_4</zorder>
  <zorder>LBLStarttime1_7</zorder>
  <zorder>LBLCode1_8</zorder>
  <zorder>LBLCode1_6</zorder>
  <zorder>LBLStarttime1_3</zorder>
  <zorder>LBLCode1_3</zorder>
  <zorder>LBLCode1_2</zorder>
  <zorder>LBLLevel1_4</zorder>
  <zorder>LBLSystem1_8</zorder>
  <zorder>LBLFaultName1_8</zorder>
  <zorder>LBLLevel1_7</zorder>
  <zorder>LBLSystem1_4</zorder>
  <zorder>LBLCode1_9</zorder>
  <zorder>LBLCode1</zorder>
  <zorder>label_3</zorder>
  <zorder>label</zorder>
  <zorder>LBLStarttime1_8</zorder>
  <zorder>label_6</zorder>
  <zorder>LBLEndtime1_3</zorder>
  <zorder>LBLEndtime1_6</zorder>
  <zorder>LBLEndtime1_7</zorder>
  <zorder>LBLEndtime1_2</zorder>
  <zorder>LBLEndtime1_5</zorder>
  <zorder>LBLEndtime1_4</zorder>
  <zorder>LBLEndtime1_9</zorder>
  <zorder>LBLEndtime1</zorder>
  <zorder>LBLEndtime1_8</zorder>
  <zorder>label_7</zorder>
  <zorder>label_8</zorder>
  <zorder>lbl_cab1_active</zorder>
  <zorder>lbl_cab1_direction</zorder>
  <zorder>lbl_cab2_direction</zorder>
  <zorder>lbl_cab2_active</zorder>
  <zorder>BTN_LINE1</zorder>
  <zorder>BTN_LINE2</zorder>
  <zorder>BTN_LINE3</zorder>
  <zorder>BTN_LINE4</zorder>
  <zorder>BTN_LINE5</zorder>
  <zorder>BTN_LINE6</zorder>
  <zorder>BTN_LINE7</zorder>
  <zorder>BTN_LINE8</zorder>
  <zorder>BTN_LINE9</zorder>
 </widget>
 <resources/>
 <connections/>
</ui>
